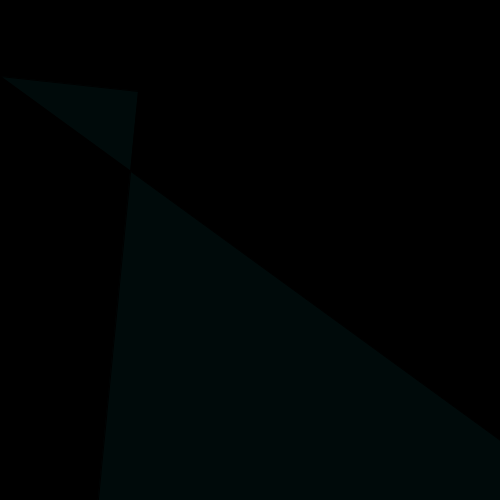
Frame 1 (no input)
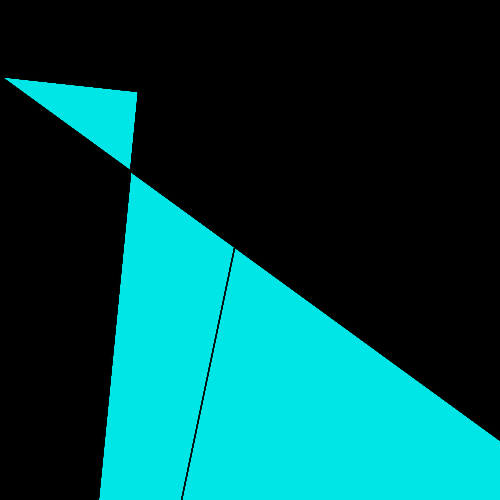
Frame 60 (the mouse pressed at the canvas centre just before this capture)
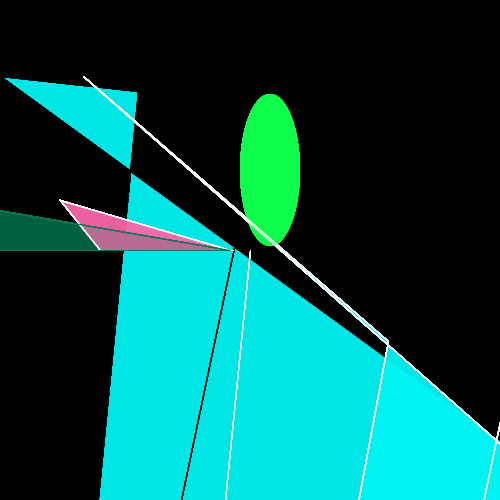
Frame 120 (the mouse held since frame 60 and released just before this capture)

The Processing sketch that drew these frames (run headless with seeded random() and noise(); from frame 60 on, the mouse is pressed at the canvas centre):

// Processing sketch: processing_135350
// ── processing_135350.pde

//Mady Dean 02/17/14 Creative Computing: Section B//

void setup() {
  size(500, 500);
  background(#000000);
}

void draw() {
  int variable= round( map(200,70,20,100,80) );
  smooth();
  noStroke();
  
  fill(15, mouseY+180, 78, 79);
  ellipse(mouseX+20, mouseY-80, 60, variable);
  stroke(mouseX, mouseX, mouseX, 40);
  strokeWeight(1);
  line(mouseY, mouseX, mouseX-30, mouseY+300);
  strokeWeight(1);
  stroke(mouseY, mouseY, mouseY);
  fill(#F660AB, 20);
  triangle(mouseX-20, mouseX, 60, mouseX-50, 100, mouseY);  
  noFill();
  triangle(mouseY+370, mouseY-400, 600, mouseY+600, mouseX+160, mouseX+600);
  fill(#00FFFF, 10);
  quad(mouseX+138, mouseY+91, mouseY+86, 620, mouseX+669, mouseX+563, mouseY/3, 76);
  noStroke();
  stroke(12, 118, 84);
  fill(12, 118, 84, 6);
  triangle(mouseY-20, mouseY, -60, mouseY-50, -100, mouseX);  
  strokeWeight(4);
  stroke(random(2,100), random(180,255), random(100,190));
}


void mouseClicked() {
rect( random(200), random(200), mouseY,mouseY );
}
